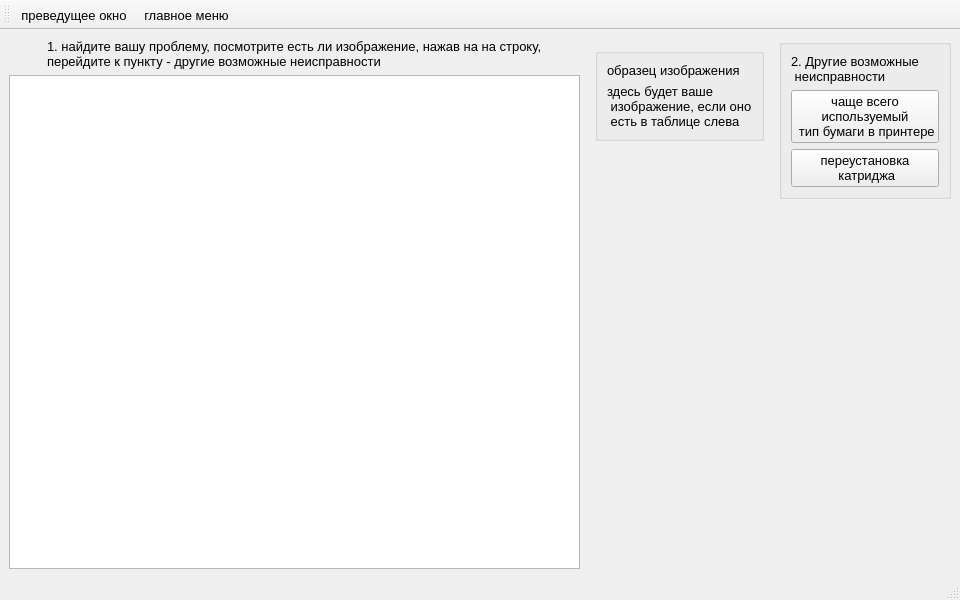
<?xml version="1.0" encoding="UTF-8"?>
<ui version="4.0">
 <class>ribe</class>
 <widget class="QMainWindow" name="ribe">
  <property name="geometry">
   <rect>
    <x>0</x>
    <y>0</y>
    <width>960</width>
    <height>600</height>
   </rect>
  </property>
  <property name="font">
   <font>
    <pointsize>10</pointsize>
   </font>
  </property>
  <property name="windowTitle">
   <string>рябь</string>
  </property>
  <widget class="QWidget" name="centralwidget">
   <layout class="QGridLayout" name="gridLayout_2">
    <item row="0" column="0">
     <layout class="QGridLayout" name="gridLayout">
      <item row="0" column="2" alignment="Qt::AlignRight|Qt::AlignTop">
       <widget class="QGroupBox" name="groupBox">
        <layout class="QVBoxLayout" name="verticalLayout_2">
         <item>
          <widget class="QLabel" name="label_5">
           <property name="text">
            <string>2. Другие возможные
 неисправности</string>
           </property>
          </widget>
         </item>
         <item>
          <widget class="QPushButton" name="paper">
           <property name="text">
            <string>чаще всего
используемый
 тип бумаги в принтере</string>
           </property>
          </widget>
         </item>
         <item>
          <widget class="QPushButton" name="katrig">
           <property name="text">
            <string>переустановка
 катриджа</string>
           </property>
          </widget>
         </item>
        </layout>
       </widget>
      </item>
      <item row="0" column="0">
       <layout class="QVBoxLayout" name="verticalLayout">
        <item alignment="Qt::AlignHCenter">
         <widget class="QLabel" name="label_2">
          <property name="text">
           <string>1. найдите вашу проблему, посмотрите есть ли изображение, нажав на на строку, 
перейдите к пункту - другие возможные неисправности</string>
          </property>
         </widget>
        </item>
        <item>
         <widget class="QTableView" name="ribe_2">
          <property name="font">
           <font>
            <pointsize>10</pointsize>
           </font>
          </property>
         </widget>
        </item>
       </layout>
      </item>
      <item row="0" column="1">
       <widget class="QWidget" name="widget_2" native="true">
        <layout class="QVBoxLayout" name="verticalLayout_3">
         <item alignment="Qt::AlignTop">
          <widget class="QGroupBox" name="verticalGroupBox">
           <layout class="QVBoxLayout" name="verticalLayout_4">
            <item>
             <widget class="QLabel" name="label_3">
              <property name="text">
               <string>образец изображения</string>
              </property>
             </widget>
            </item>
            <item>
             <widget class="QLabel" name="lpic_2">
              <property name="text">
               <string>здесь будет ваше
 изображение, если оно
 есть в таблице слева</string>
              </property>
             </widget>
            </item>
           </layout>
          </widget>
         </item>
        </layout>
       </widget>
      </item>
     </layout>
    </item>
   </layout>
  </widget>
  <widget class="QMenuBar" name="menubar">
   <property name="geometry">
    <rect>
     <x>0</x>
     <y>0</y>
     <width>960</width>
     <height>21</height>
    </rect>
   </property>
  </widget>
  <widget class="QStatusBar" name="statusbar"/>
  <widget class="QToolBar" name="toolBar">
   <property name="cursor">
    <cursorShape>ArrowCursor</cursorShape>
   </property>
   <property name="windowTitle">
    <string>toolBar</string>
   </property>
   <attribute name="toolBarArea">
    <enum>TopToolBarArea</enum>
   </attribute>
   <attribute name="toolBarBreak">
    <bool>false</bool>
   </attribute>
   <addaction name="nazad"/>
   <addaction name="main"/>
  </widget>
  <action name="main">
   <property name="icon">
    <iconset>
     <normaloff>icon/menu.png</normaloff>icon/menu.png</iconset>
   </property>
   <property name="text">
    <string>главное меню</string>
   </property>
  </action>
  <action name="nazad">
   <property name="icon">
    <iconset>
     <normaloff>icon/28.png</normaloff>icon/28.png</iconset>
   </property>
   <property name="text">
    <string>преведущее окно</string>
   </property>
  </action>
 </widget>
 <resources/>
 <connections/>
</ui>
